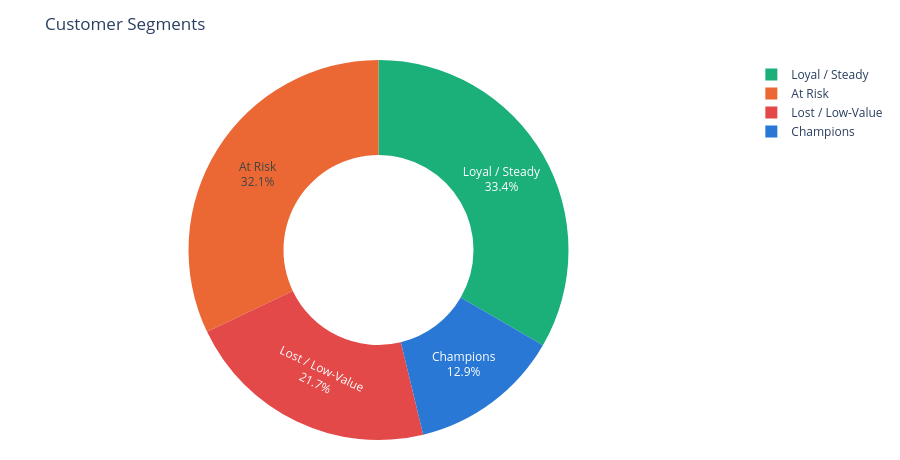

Here is the notebook cell this chart was saved with:
### Markdown cell above
## 5. Chart 4 — Customer segments (same RFM/KMeans as Project 1)

### Code cell
snapshot_date = df["InvoiceDate"].max() + pd.Timedelta(days=1)
rfm = df.groupby("CustomerID").agg(
    Recency=("InvoiceDate", lambda s: (snapshot_date - s.max()).days),
    Frequency=("InvoiceNo", "nunique"),
    Monetary=("TotalPrice", "sum"),
)
rfm_log = rfm.copy()
rfm_log["Frequency"] = np.log1p(rfm_log["Frequency"])
rfm_log["Monetary"] = np.log1p(rfm_log["Monetary"])
scaled = StandardScaler().fit_transform(rfm_log[["Recency", "Frequency", "Monetary"]])
kmeans = KMeans(n_clusters=4, random_state=42, n_init=10)
rfm["Segment"] = kmeans.fit_predict(scaled)
profile = rfm.groupby("Segment")[["Recency", "Frequency", "Monetary"]].mean()
ranked = profile.sort_values(["Monetary", "Recency"], ascending=[False, True]).index.tolist()
names = {ranked[0]: "Champions", ranked[1]: "Loyal / Steady", ranked[2]: "At Risk", ranked[3]: "Lost / Low-Value"}
rfm["SegmentName"] = rfm["Segment"].map(names)

seg_counts = rfm["SegmentName"].value_counts()
seg_revenue = rfm.groupby("SegmentName")["Monetary"].sum()
seg_order = ["Champions", "Loyal / Steady", "At Risk", "Lost / Low-Value"]
seg_colors = {"Champions": BLUE, "Loyal / Steady": AQUA, "At Risk": ORANGE, "Lost / Low-Value": RED}

fig_segments = go.Figure(go.Pie(
    labels=seg_order, values=[seg_counts[s] for s in seg_order],
    marker_colors=[seg_colors[s] for s in seg_order],
    hole=0.5, textinfo="label+percent",
    customdata=[seg_revenue[s] for s in seg_order],
    hovertemplate="%{label}<br>%{value} customers (%{percent})<br>£%{customdata:,.0f} revenue<extra></extra>",
))
fig_segments.update_layout(
    title="Customer Segments",
    height=460, margin=dict(t=60, l=20, r=20, b=20),
)

### Figure 1 — Plotly figure (JSON) as saved in the notebook; plotly's stock layout.template omitted (floating-point values rounded to 4 significant figures)
{"data": [{"customdata": [5584000.0, 2413000.0, 546900.0, 367200.0], "hole": 0.5, "hovertemplate": "%{label}<br>%{value} customers (%{percent})<br>£%{customdata:,.0f} revenue<extra></extra>", "labels": ["Champions", "Loyal / Steady", "At Risk", "Lost / Low-Value"], "marker": {"colors": ["#2a78d6", "#1baf7a", "#eb6834", "#e34948"]}, "textinfo": "label+percent", "type": "pie", "values": [558, 1447, 1392, 941]}], "layout": {"height": 460, "margin": {"b": 20, "l": 20, "r": 20, "t": 60}, "title": {"text": "Customer Segments"}}}
